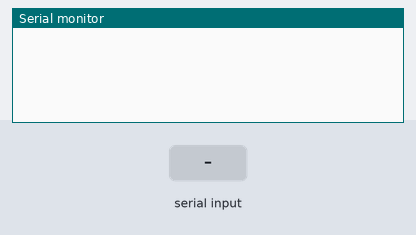
A sketch run on a simulated Arduino Uno, built with avr-gcc and run on an emulated ATmega328P. Shown: the last lines printed to the serial monitor. The test bench sets the inputs (shaded band).

Above: at 1.2 s.
1.3 s: "90,45\n" received over Serial
At 2.5 s:
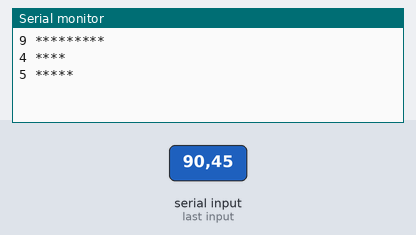
2.8 s: "30,150\n" received over Serial
At 3.3 s:
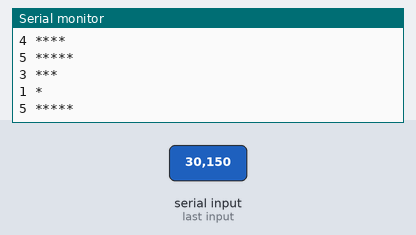
4.3 s: "200\n" received over Serial
At 5.2 s:
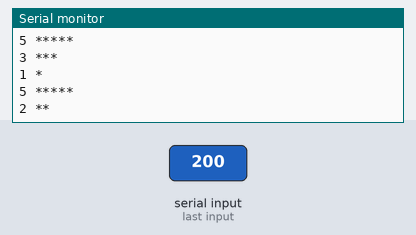

Measured:
- after the input at 1.3 s, the serial monitor: prints a new line at once (image 1)
- after the input at 2.8 s, the serial monitor: prints a new line at once (image 2)
- after the input at 4.3 s, the serial monitor: prints a new line at once (image 3)

The sketch:

p7.ino
```cpp
/*
ADP-Corvette-F1 的 UART 輸出訊息至超級終端機格式。
ADP-Corvette-F1 的 COM 上傳送數字1~9,UART 顯示:數字 1~9。
*/
int num = 65;
int i = 1;
char ch;


void setup(){
  Serial.begin(9600);
}


void loop()
{
  //========================
//  Serial.print(num);
//  Serial.println();
//  num++;
//  delay(500);
  //========================

  if(Serial.available()){
    ch = Serial.read();
    if(ch > '0' && ch <= '9'){
      num = ch - '0';
      Serial.print(num);
      Serial.print(" ");
      for(int j = 0; j < num; j++){
        Serial.print("*");
      }
      Serial.println();
    }
  }


}
```
